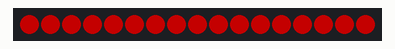
This program was run on a simulated ESP32 board running MicroPython. Shown: 17 RGB LEDs in strip order, left to right. Dim RGB values are drawn brighter than linear; what the program prints to the serial console is not drawn.

Above: at 0.16 s.
At 39.73 s:
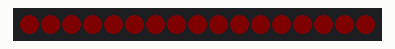

The program:

Breathing.py
```python
import neopixel
from machine import Pin
import time
import math

# WS2812 ring — 17 red LEDs, breathing effect
# Wiring:
#   DIN (data) → GP3
#   VCC        → 5 V  (VBUS pin)
#   GND        → GND

NUM_LEDS   = 17
DATA_PIN   = 3
MAX_BRIGHT = 180   # peak brightness (0–255)
MIN_BRIGHT = 4     # valley brightness — not fully off, gives a glowing ember look
STEP_MS    = 20    # ms between brightness steps (lower = faster cycle)

_np = neopixel.NeoPixel(Pin(DATA_PIN), NUM_LEDS)


def _set_brightness(value):
    v = min(255, max(0, int(value)))
    for i in range(NUM_LEDS):
        _np[i] = (v, 0, 0)
    _np.write()


def setup():
    _set_brightness(MIN_BRIGHT)
    print('Breathing started  peak=' + str(MAX_BRIGHT))


def loop():
    # One full sine cycle: 0 → 2π mapped to MIN_BRIGHT → MAX_BRIGHT
    steps = 100
    for step in range(steps):
        angle = 2 * math.pi * step / steps
        # sin goes -1..1; shift and scale to MIN_BRIGHT..MAX_BRIGHT
        t = (math.sin(angle) + 1) / 2   # 0.0 .. 1.0
        brightness = MIN_BRIGHT + t * (MAX_BRIGHT - MIN_BRIGHT)
        _set_brightness(brightness)
        time.sleep_ms(STEP_MS)


if __name__ == '__main__':
    try:
        setup()
        while True:
            loop()
    except (Exception, KeyboardInterrupt) as e:
        _set_brightness(0)
        print(e)
```
